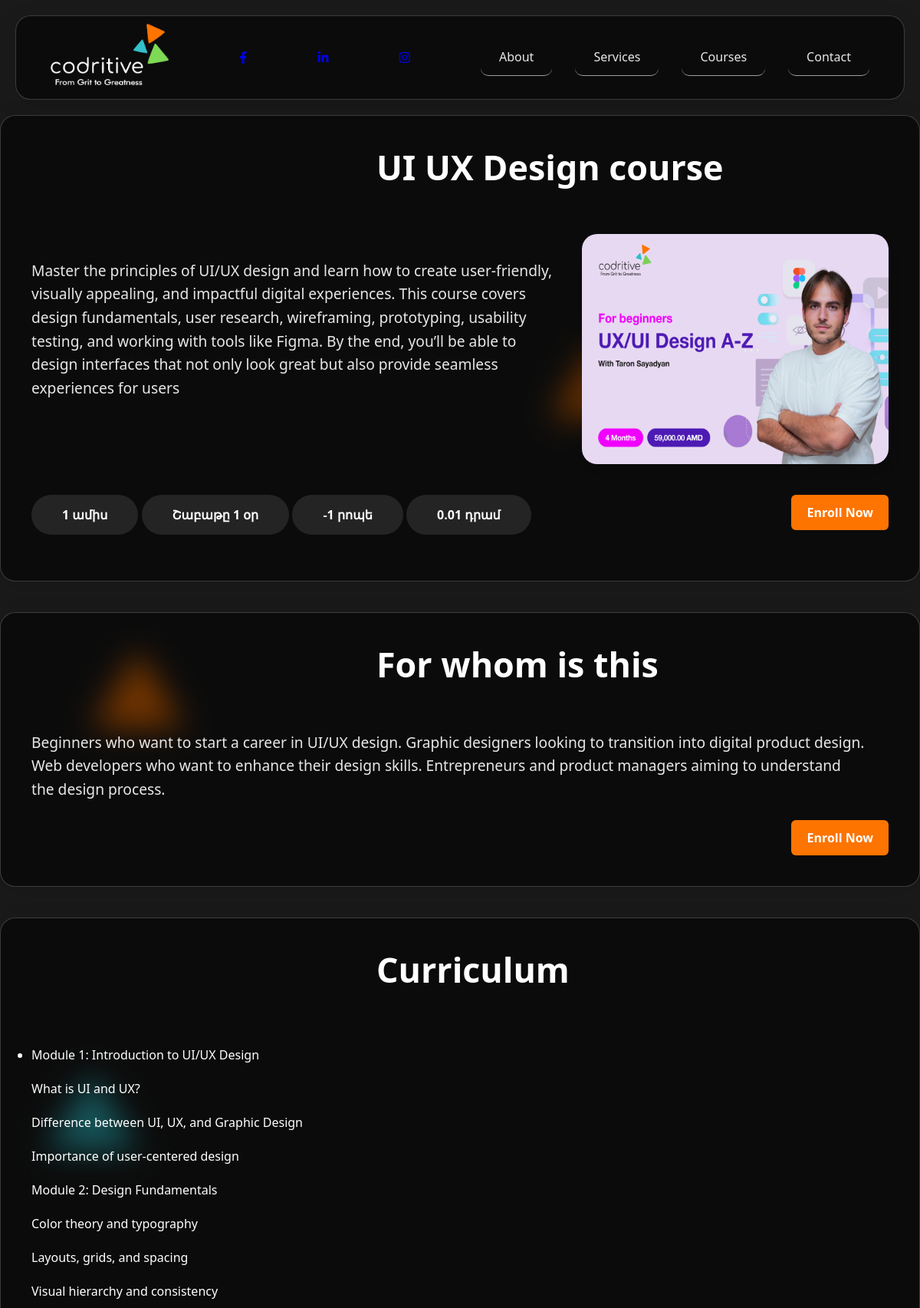
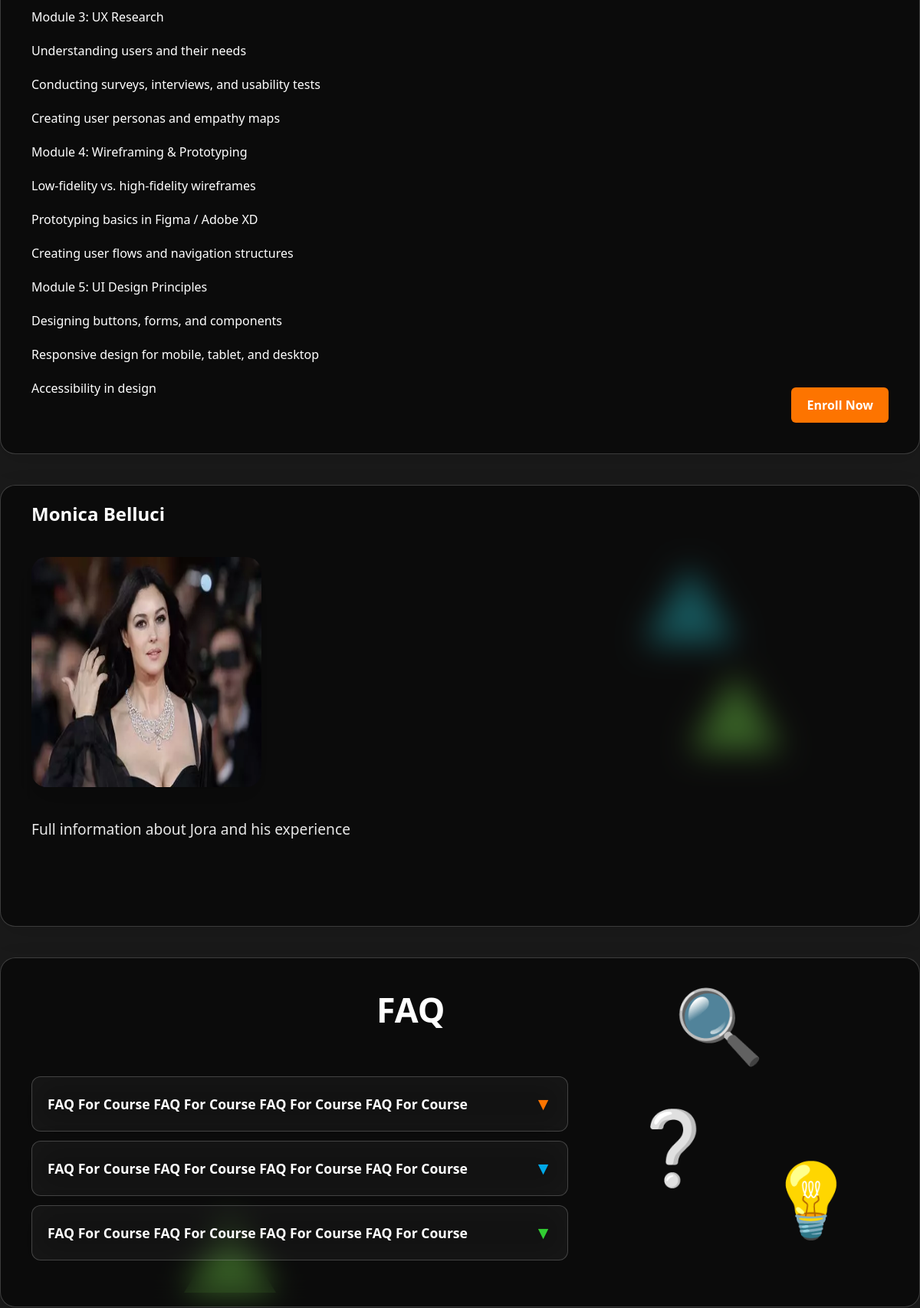
/lessons/trainings/22/ (upper part), run on the app's committed database (2 pictures, top to bottom).
### core/models.py (models this page shows, shortened)
class Logo(models.Model):
    image = models.ImageField(upload_to='logo_images/', blank=True, null=True)

class Our_Team(models.Model):
    POSITION_CHOICES = [
        ('QA Specialist', 'QA Specialist'),
        ('Python Mentor', 'Python Mentor'),
        ('UI/UX Designer', 'UI/UX Designer'),
        ('JavaScript Mentor', 'JavaScript Mentor'),
        ('SMM Specialist', 'SMM Specialist'),
        ('Cybersecurity Mentor', 'Cybersecurity Mentor'),
    ]
    name = models.CharField(max_length=100)
    position = models.CharField(max_length=100, choices=POSITION_CHOICES)
    bio = models.TextField()
    image = models.ImageField(upload_to='team_images/', blank=True, null=True)
    link = models.URLField(blank=True, null=True)

### lessons/models.py (models this page shows, shortened)
class Course(models.Model):
    COURSE_CHLOICES = [
        ('Python', 'Python'),
        ('JavaScript', 'JavaScript'),
        ('UI/UX Design', 'UI/UX Design'),
        ('Cybersecurity', 'Cybersecurity'),
        ('QA Testing', 'QA Testing'),
        ('SMM', 'SMM'),
    ]
    title = models.CharField(max_length=200)
    category = models.CharField(max_length=50, choices=COURSE_CHLOICES)
    short_description = models.TextField()
    full_description = models.TextField()
    for_whom = models.TextField()
    why_this_course = models.TextField()
    lesson_duration_month= models.IntegerField()
    lesson_duration_minutes = models.IntegerField()
    weekly_lessons = models.IntegerField()
    tutor = models.ForeignKey(Our_Team, on_delete=models.SET_NULL, null=True, related_name='courses')
    curriculum = models.TextField()
    image = models.ImageField(upload_to='course_images/', blank=True, null=True)
    price = models.DecimalField(max_digits=10, decimal_places=2)
    class Meta:
        verbose_name_plural = "Courses"

class FAQ(models.Model):
    course = models.ForeignKey(Course, on_delete=models.CASCADE, related_name='faqs')
    question = models.CharField(max_length=255)
    answer = models.TextField()

### lessons/views.py (the view)
# urls.py: path('trainings/<int:pk>/', views.course_detail, name='course_detail'),
def course_detail(request, pk):
    course = get_object_or_404(Course, pk=pk)
    courses = Course.objects.all()
    faqs = FAQ.objects.filter(course=course)
    return render(request, 'lessons/trainings.html', {
        'course': course,
        'courses': courses,
        'faqs': faqs
        })

### core/context_processors.py (called while the page is built)
def logo(request):
    return {'logo': Logo.objects.first()}

### lessons/templates/lessons/trainings.html (shortened to what this page needs)
{% extends "core/base.html" %}
{% load static %}
{% block content %}
    <link rel="stylesheet" href="{% static 'css/templatemo-glossy-touch.css' %}">
<div class="container">
    <section class="hero glass">
        <h1 class="main-title">{{ course.title }}</h1>
        <div class="hero-image">
            <p>{{ course.full_description|linebreaksbr }}</p>
            {% if course.image %}
                <img src="{{ course.image.url }}" style="width: 400px; height: 300px;">
            {% endif %}
        </div>
        <div class="cta-info">
            <div class="cta-element">{{ course.lesson_duration_month }} ամիս</div>
            <div class="cta-element">Շաբաթը {{ course.weekly_lessons }} օր</div>
            <div class="cta-element">{{ course.lesson_duration_minutes }} րոպե</div>
            <div class="cta-element">{{ course.price }} դրամ</div>
            <button class="cta-button rbj">Enroll Now</button>
        </div>
    </section>
    <section class="hero glass">
        <h1 class="main-title">For whom is this</h1>
        <div class="hero-text-wrapper">
            <p>{{ course.for_whom }}</p>
        </div>
        <button class="cta-button button-bottom rbj">Enroll Now</button>
    </section>
    <section class="hero glass">
        <h1>Curriculum</h1>
        <ul>
            <li>{{ course.curriculum|linebreaksbr }}</li>
        </ul>
        <button class="cta-button button-bottom rbj">Enroll Now</button>
    </section>
    <section class="hero glass">
        <h2 style="color: white;">{{ course.tutor.name }}</h2>
        <div class="hero-image">
            <img src="{{ course.tutor.image.url }}" style="width: 300px; height: 300px;">
        </div>
        <div class="divik">
            <p>{{ course.tutor.bio }}</p>
        </div>
    </section>
<section class="hero glass faq-section">
    <h1>FAQ</h1>
    <div class="faq-wrapper">
        <div class="faq-items">
            {% for course in faqs %}
            <div class="glass faq-item">
                <div class="faq-question">
                    <span>{{ course.question }}</span>
                    <span class="icon">▼</span>
                </div>
            </div>
            {% endfor %}
        </div>
        <div class="faq-icons">
            <div class="faq-icon">💡</div>
            <div class="faq-icon">❔</div>
            <div class="faq-icon">🔍</div>
        </div>
    </div>
</section>
</div>
    {% endblock %}

### core/templates/core/base.html (shortened to what this page needs)
{% load static %}
<!DOCTYPE html>
<html lang="en">
<head>
    <link rel="stylesheet" href="{% static 'css/templatemo-glossy-touch.css' %}">
    <link rel="stylesheet" href="https://cdnjs.cloudflare.com/ajax/libs/font-awesome/6.4.0/css/all.min.css">
</head>
<body>
    <div class="bg-shapes">
        <div class="shape"></div>
        <div class="shape"></div>
        <div class="shape"></div>
        <div class="shape"></div>
        <div class="shape"></div>
    </div>
    <header>
        <div class="container">
            <nav class="glass">
                <div class="logo">
                    {% if logo %}
                        <a href="{% url 'core:home' %}">
                            <img src="{{ logo.image.url }}" alt="Logo" style="height:80px">
                        </a>
                    {% else %}
                        <a href="{% url 'core:home' %}">Home</a>
                    {% endif %}
                </div>
                <div class="social-links">
                        <a href="https://www.facebook.com/profile.php?id=61578668529901" target="_blank">
                            <i class="fab fa-facebook-f"></i>
                        </a>
                    </div>
                    <div>
                        <a href="https://www.linkedin.com/company/108302999/admin/dashboard/" target="_blank">
                            <i class="fab fa-linkedin-in"></i>
                        </a>
                    </div>
                    <div>
                        <a href="https://www.instagram.com/codritive/" target="_blank">
                            <i class="fab fa-instagram"></i>
                        </a>
                    </div>
                <div class="nav-links">
                    <a href="{% url 'core:about' %}">About</a>
                    <a href="{% url 'core:service' %}">Services</a>
                    <a href="{% url 'core:training' %}">Courses</a>
                    <a href="{% url 'core:contact' %}">Contact</a>
                </div>
            </nav>
        </div>
    </header>
    {% block content %}{% endblock %}
</body>
</html>

### lessons/templates/lessons/trainings.html (style rules this page uses)
.button-bottom { bottom: 40px; }
.rbj { position: absolute; right: 40px; }

### data on the page
Logo: image (picture)
Course: title "UI UX Design course", full_description "Master the principles of UI/UX design and learn how to create user-friendly, visually appealing, and impactful digital experiences. This course covers design fundamentals, user research, wireframing, prototyping, usability testing, and working with tools like Figma. By the end, you’ll be able to design interfaces that not only look great but also provide seamless experiences for users", image (picture), lesson_duration_month "1", weekly_lessons "1", lesson_duration_minutes "-1", price "0.01", for_whom "Beginners who want to start a career in UI/UX design. Graphic designers looking to transition into digital product design. Web developers who want to enhance their design skills. Entrepreneurs and product managers aiming to understand the design process.", curriculum "Module 1: Introduction to UI/UX Design What is UI and UX? Difference between UI, UX, and Graphic Design Importance of user-centered design Module 2: Design Fundamentals Color theory and typography Layouts, grids, and spacing Visual hierarchy and consistency Module 3: UX Research Understanding users and their needs Conducting surveys, interviews, and usability tests Creating user personas and empathy maps Module 4: Wireframing & Prototyping Low-fidelity vs. high-fidelity wireframes Prototyping basics in Figma / Adobe XD Creating user flows and navigation structures Module 5: UI Design Principles Designing buttons, forms, and components Responsive design for mobile, tablet, and desktop…", tutor.name "Monica Belluci", tutor.image (picture), tutor.bio "Full information about Jora and his experience"
FAQ: question "FAQ For Course FAQ For Course FAQ For Course FAQ For Course"
FAQ: question "FAQ For Course FAQ For Course FAQ For Course FAQ For Course"
FAQ: question "FAQ For Course FAQ For Course FAQ For Course FAQ For Course"
